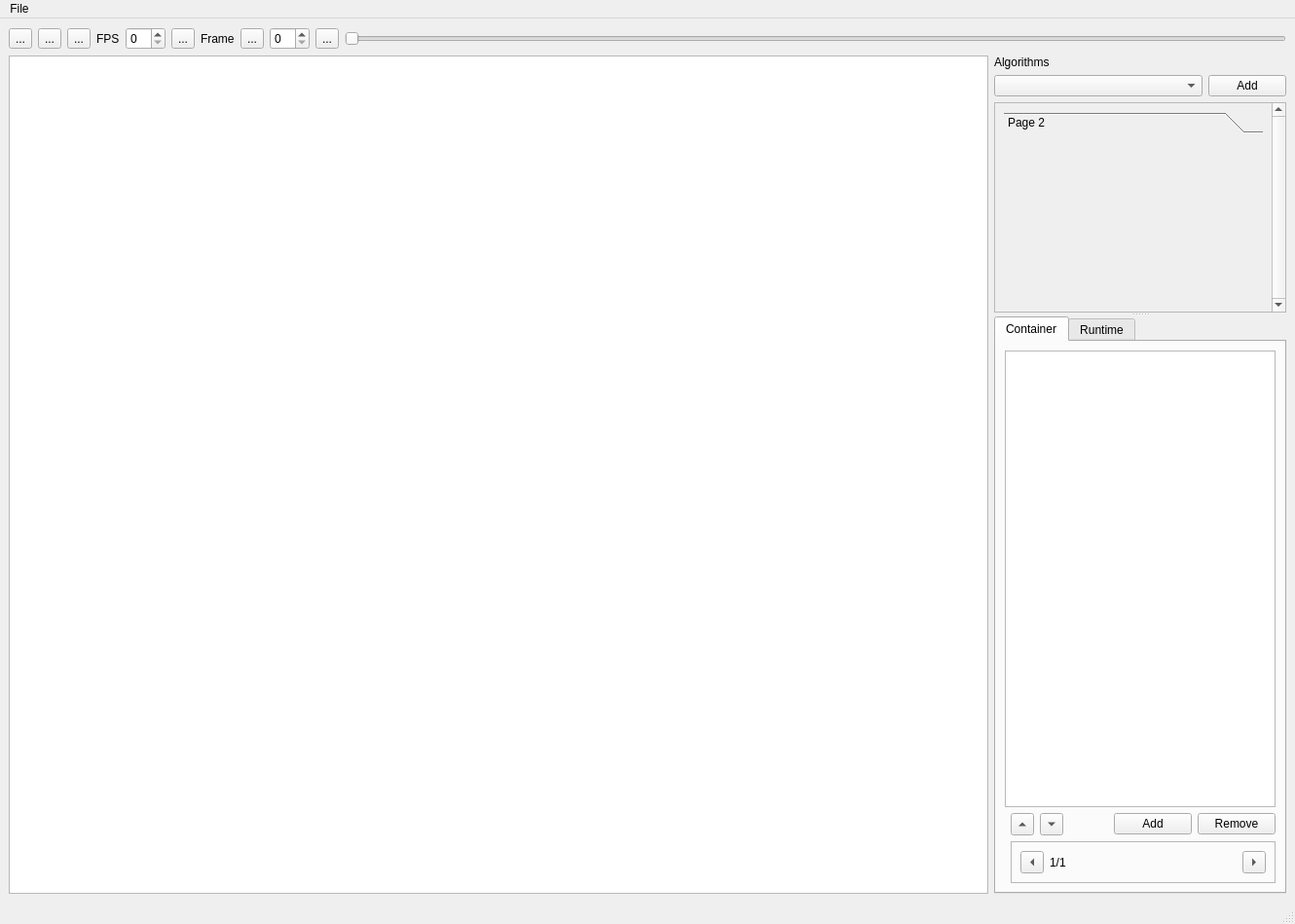
<?xml version="1.0" encoding="UTF-8"?>
<ui version="4.0">
 <class>DevelGUIWindow</class>
 <widget class="QMainWindow" name="DevelGUIWindow">
  <property name="geometry">
   <rect>
    <x>0</x>
    <y>0</y>
    <width>1330</width>
    <height>949</height>
   </rect>
  </property>
  <property name="windowTitle">
   <string>Development GUI</string>
  </property>
  <widget class="QWidget" name="centralwidget">
   <layout class="QVBoxLayout" name="verticalLayout_3">
    <item>
     <layout class="QHBoxLayout" name="horizontalLayout">
      <item>
       <widget class="QToolButton" name="tbPlayPause">
        <property name="toolTip">
         <string>Play</string>
        </property>
        <property name="text">
         <string>...</string>
        </property>
        <property name="icon">
         <iconset resource="res.qrc">
          <normaloff>:/icons/res/play.svg</normaloff>:/icons/res/play.svg</iconset>
        </property>
       </widget>
      </item>
      <item>
       <widget class="QToolButton" name="tbStop">
        <property name="toolTip">
         <string>Stop</string>
        </property>
        <property name="text">
         <string>...</string>
        </property>
        <property name="icon">
         <iconset resource="res.qrc">
          <normaloff>:/icons/res/stop.svg</normaloff>:/icons/res/stop.svg</iconset>
        </property>
       </widget>
      </item>
      <item>
       <widget class="QToolButton" name="tbRepeat">
        <property name="toolTip">
         <string>Repeat</string>
        </property>
        <property name="text">
         <string>...</string>
        </property>
        <property name="icon">
         <iconset resource="res.qrc">
          <normaloff>:/icons/res/repeat.svg</normaloff>:/icons/res/repeat.svg</iconset>
        </property>
        <property name="checkable">
         <bool>true</bool>
        </property>
       </widget>
      </item>
      <item>
       <widget class="QLabel" name="label">
        <property name="text">
         <string>FPS</string>
        </property>
       </widget>
      </item>
      <item>
       <widget class="QSpinBox" name="sbFPS">
        <property name="toolTip">
         <string>Max FPS</string>
        </property>
       </widget>
      </item>
      <item>
       <widget class="QToolButton" name="tbRefresh">
        <property name="toolTip">
         <string>Recalculate Frame</string>
        </property>
        <property name="text">
         <string>...</string>
        </property>
        <property name="icon">
         <iconset resource="res.qrc">
          <normaloff>:/icons/res/refresh.svg</normaloff>:/icons/res/refresh.svg</iconset>
        </property>
        <property name="shortcut">
         <string>F5</string>
        </property>
       </widget>
      </item>
      <item>
       <widget class="QLabel" name="label_2">
        <property name="text">
         <string>Frame</string>
        </property>
       </widget>
      </item>
      <item>
       <widget class="QToolButton" name="tbLeft">
        <property name="toolTip">
         <string>Last Frame</string>
        </property>
        <property name="text">
         <string>...</string>
        </property>
        <property name="icon">
         <iconset resource="res.qrc">
          <normaloff>:/icons/res/left.svg</normaloff>:/icons/res/left.svg</iconset>
        </property>
       </widget>
      </item>
      <item>
       <widget class="QSpinBox" name="sbFrame">
        <property name="toolTip">
         <string>Frame Number</string>
        </property>
       </widget>
      </item>
      <item>
       <widget class="QToolButton" name="tbRight">
        <property name="toolTip">
         <string>Next Frame</string>
        </property>
        <property name="text">
         <string>...</string>
        </property>
        <property name="icon">
         <iconset resource="res.qrc">
          <normaloff>:/icons/res/right.svg</normaloff>:/icons/res/right.svg</iconset>
        </property>
       </widget>
      </item>
      <item>
       <widget class="QSlider" name="hsFrame">
        <property name="orientation">
         <enum>Qt::Horizontal</enum>
        </property>
       </widget>
      </item>
     </layout>
    </item>
    <item>
     <layout class="QHBoxLayout" name="mainLayout">
      <item>
       <widget class="QGraphicsView" name="view"/>
      </item>
      <item>
       <layout class="QVBoxLayout" name="verticalLayout_2">
        <item>
         <layout class="QGridLayout" name="gridLayout">
          <item row="0" column="0" colspan="2">
           <widget class="QLabel" name="label_3">
            <property name="text">
             <string>Algorithms</string>
            </property>
           </widget>
          </item>
          <item row="1" column="1">
           <widget class="QPushButton" name="pbAddAlgo">
            <property name="sizePolicy">
             <sizepolicy hsizetype="Fixed" vsizetype="Fixed">
              <horstretch>0</horstretch>
              <verstretch>0</verstretch>
             </sizepolicy>
            </property>
            <property name="text">
             <string>Add</string>
            </property>
           </widget>
          </item>
          <item row="1" column="0">
           <widget class="QComboBox" name="cobAlgorithms"/>
          </item>
         </layout>
        </item>
        <item>
         <widget class="QSplitter" name="splitter">
          <property name="orientation">
           <enum>Qt::Vertical</enum>
          </property>
          <widget class="QScrollArea" name="scrollArea">
           <property name="verticalScrollBarPolicy">
            <enum>Qt::ScrollBarAlwaysOn</enum>
           </property>
           <property name="sizeAdjustPolicy">
            <enum>QAbstractScrollArea::AdjustToContents</enum>
           </property>
           <property name="widgetResizable">
            <bool>true</bool>
           </property>
           <widget class="QWidget" name="scrollAreaWidgetContents">
            <property name="geometry">
             <rect>
              <x>0</x>
              <y>0</y>
              <width>286</width>
              <height>208</height>
             </rect>
            </property>
            <layout class="QVBoxLayout" name="verticalLayout_4">
             <item>
              <widget class="QToolBox" name="toolBox">
               <property name="sizePolicy">
                <sizepolicy hsizetype="Preferred" vsizetype="Expanding">
                 <horstretch>0</horstretch>
                 <verstretch>0</verstretch>
                </sizepolicy>
               </property>
               <property name="currentIndex">
                <number>0</number>
               </property>
               <widget class="QWidget" name="page_2">
                <property name="geometry">
                 <rect>
                  <x>0</x>
                  <y>0</y>
                  <width>268</width>
                  <height>158</height>
                 </rect>
                </property>
                <attribute name="label">
                 <string>Page 2</string>
                </attribute>
               </widget>
              </widget>
             </item>
            </layout>
           </widget>
          </widget>
          <widget class="QTabWidget" name="tabWidget">
           <property name="currentIndex">
            <number>0</number>
           </property>
           <widget class="QWidget" name="tab">
            <attribute name="title">
             <string>Container</string>
            </attribute>
            <layout class="QVBoxLayout" name="verticalLayout">
             <item>
              <layout class="QGridLayout" name="gridLayout_2">
               <item row="1" column="1">
                <widget class="QToolButton" name="tbContainerUp">
                 <property name="text">
                  <string>...</string>
                 </property>
                 <property name="arrowType">
                  <enum>Qt::UpArrow</enum>
                 </property>
                </widget>
               </item>
               <item row="0" column="0" colspan="6">
                <widget class="QListView" name="lvContainers"/>
               </item>
               <item row="1" column="3">
                <spacer name="horizontalSpacer">
                 <property name="orientation">
                  <enum>Qt::Horizontal</enum>
                 </property>
                 <property name="sizeHint" stdset="0">
                  <size>
                   <width>40</width>
                   <height>20</height>
                  </size>
                 </property>
                </spacer>
               </item>
               <item row="1" column="2">
                <widget class="QToolButton" name="tbContainerDown">
                 <property name="text">
                  <string>...</string>
                 </property>
                 <property name="arrowType">
                  <enum>Qt::DownArrow</enum>
                 </property>
                </widget>
               </item>
               <item row="1" column="4">
                <widget class="QPushButton" name="pbAddContainer">
                 <property name="sizePolicy">
                  <sizepolicy hsizetype="Preferred" vsizetype="Fixed">
                   <horstretch>0</horstretch>
                   <verstretch>0</verstretch>
                  </sizepolicy>
                 </property>
                 <property name="minimumSize">
                  <size>
                   <width>60</width>
                   <height>0</height>
                  </size>
                 </property>
                 <property name="text">
                  <string>Add</string>
                 </property>
                </widget>
               </item>
               <item row="1" column="5">
                <widget class="QPushButton" name="pbRemoveContainer">
                 <property name="sizePolicy">
                  <sizepolicy hsizetype="Preferred" vsizetype="Fixed">
                   <horstretch>0</horstretch>
                   <verstretch>0</verstretch>
                  </sizepolicy>
                 </property>
                 <property name="minimumSize">
                  <size>
                   <width>60</width>
                   <height>0</height>
                  </size>
                 </property>
                 <property name="text">
                  <string>Remove</string>
                 </property>
                </widget>
               </item>
               <item row="2" column="1" colspan="5">
                <widget class="QFrame" name="frameContainerContent">
                 <property name="frameShape">
                  <enum>QFrame::StyledPanel</enum>
                 </property>
                 <property name="frameShadow">
                  <enum>QFrame::Raised</enum>
                 </property>
                 <layout class="QHBoxLayout" name="horizontalLayout_3">
                  <item>
                   <widget class="QToolButton" name="tbContainerContentLeft">
                    <property name="text">
                     <string>...</string>
                    </property>
                    <property name="arrowType">
                     <enum>Qt::LeftArrow</enum>
                    </property>
                   </widget>
                  </item>
                  <item>
                   <widget class="QLabel" name="lContainerContent">
                    <property name="text">
                     <string>1/1</string>
                    </property>
                   </widget>
                  </item>
                  <item>
                   <widget class="QToolButton" name="tbContainerContentRight">
                    <property name="text">
                     <string>...</string>
                    </property>
                    <property name="arrowType">
                     <enum>Qt::RightArrow</enum>
                    </property>
                   </widget>
                  </item>
                 </layout>
                </widget>
               </item>
              </layout>
             </item>
            </layout>
           </widget>
           <widget class="QWidget" name="tab_2">
            <attribute name="title">
             <string>Runtime</string>
            </attribute>
            <layout class="QGridLayout" name="gridLayout_3">
             <item row="3" column="0">
              <widget class="QLabel" name="label_6">
               <property name="text">
                <string>Pipeline FPS</string>
               </property>
              </widget>
             </item>
             <item row="0" column="0">
              <widget class="QLabel" name="label_4">
               <property name="text">
                <string>Pipeline</string>
               </property>
              </widget>
             </item>
             <item row="1" column="1">
              <widget class="QLabel" name="lPluginRuntime">
               <property name="text">
                <string>0</string>
               </property>
               <property name="alignment">
                <set>Qt::AlignRight|Qt::AlignTrailing|Qt::AlignVCenter</set>
               </property>
              </widget>
             </item>
             <item row="0" column="1">
              <widget class="QLabel" name="lPipelineRuntime">
               <property name="text">
                <string>0</string>
               </property>
               <property name="alignment">
                <set>Qt::AlignRight|Qt::AlignTrailing|Qt::AlignVCenter</set>
               </property>
              </widget>
             </item>
             <item row="3" column="1">
              <widget class="QLabel" name="lPipelineFPS">
               <property name="text">
                <string>0</string>
               </property>
               <property name="alignment">
                <set>Qt::AlignRight|Qt::AlignTrailing|Qt::AlignVCenter</set>
               </property>
              </widget>
             </item>
             <item row="1" column="0">
              <widget class="QLabel" name="label_5">
               <property name="text">
                <string>Algo</string>
               </property>
              </widget>
             </item>
             <item row="2" column="0">
              <spacer name="verticalSpacer">
               <property name="orientation">
                <enum>Qt::Vertical</enum>
               </property>
               <property name="sizeHint" stdset="0">
                <size>
                 <width>20</width>
                 <height>40</height>
                </size>
               </property>
              </spacer>
             </item>
            </layout>
           </widget>
          </widget>
         </widget>
        </item>
       </layout>
      </item>
     </layout>
    </item>
   </layout>
  </widget>
  <widget class="QMenuBar" name="menubar">
   <property name="geometry">
    <rect>
     <x>0</x>
     <y>0</y>
     <width>1330</width>
     <height>23</height>
    </rect>
   </property>
   <widget class="QMenu" name="menuFile">
    <property name="title">
     <string>File</string>
    </property>
    <addaction name="actionOpen"/>
    <addaction name="separator"/>
    <addaction name="actionLoad_project"/>
    <addaction name="actionSave_project"/>
    <addaction name="separator"/>
    <addaction name="actionLoad_last_project"/>
    <addaction name="separator"/>
    <addaction name="actionSave_current_image"/>
   </widget>
   <addaction name="menuFile"/>
  </widget>
  <widget class="QStatusBar" name="statusbar"/>
  <action name="actionOpen">
   <property name="text">
    <string>Open</string>
   </property>
  </action>
  <action name="actionLoad_last_project">
   <property name="text">
    <string>Load last project</string>
   </property>
   <property name="shortcut">
    <string>F4</string>
   </property>
  </action>
  <action name="actionLoad_project">
   <property name="text">
    <string>Load project</string>
   </property>
  </action>
  <action name="actionSave_project">
   <property name="text">
    <string>Save project</string>
   </property>
  </action>
  <action name="actionSave_current_image">
   <property name="text">
    <string>Save current image</string>
   </property>
   <property name="shortcut">
    <string>Ctrl+S</string>
   </property>
  </action>
 </widget>
 <resources>
  <include location="res.qrc"/>
 </resources>
 <connections/>
</ui>
